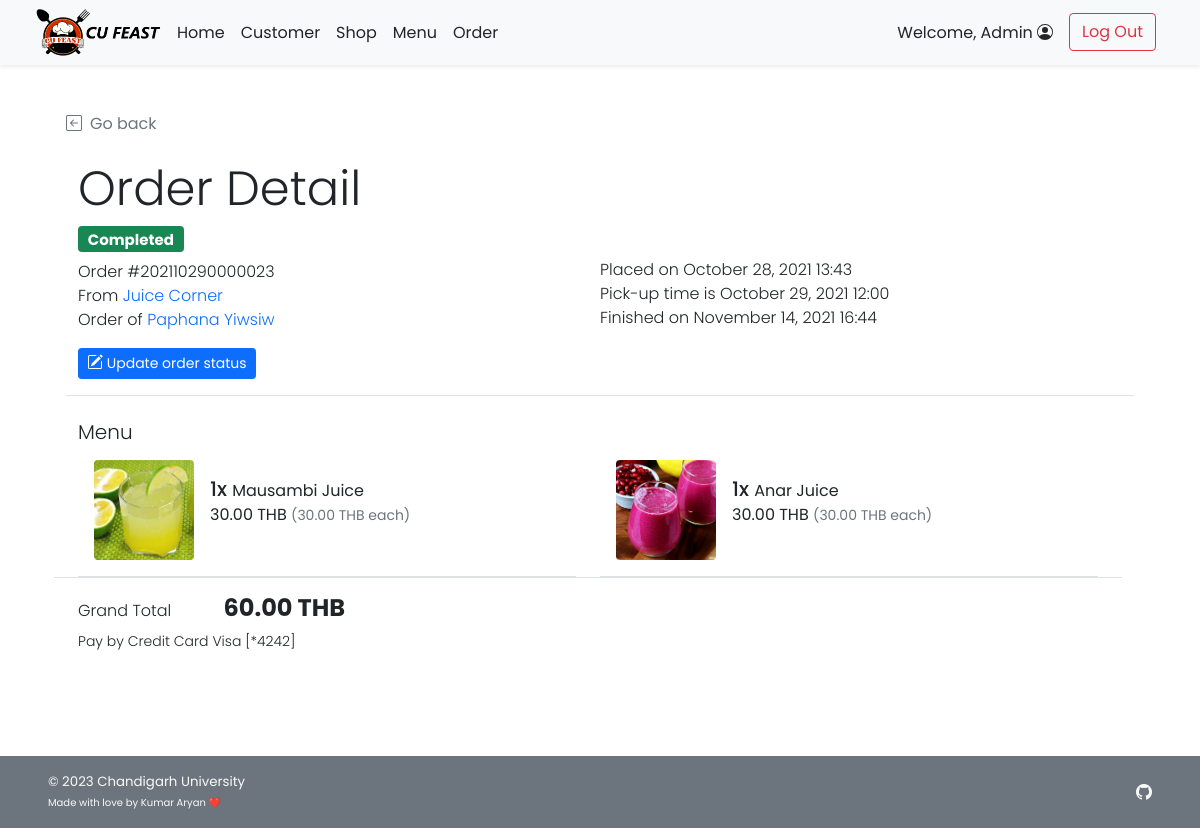
/admin/admin_order_detail.php?orh_id=23 (signed in), run on the app's committed database.
### tables this page shows
CREATE TABLE `order_header` (
  `orh_id` int(11) NOT NULL,
  `orh_refcode` varchar(15) DEFAULT NULL,
  `c_id` int(11) NOT NULL,
  `s_id` int(11) NOT NULL,
  `p_id` int(11) NOT NULL,
  `orh_ordertime` timestamp NOT NULL DEFAULT current_timestamp(),
  `orh_pickuptime` datetime NOT NULL,
  `orh_orderstatus` varchar(10) NOT NULL,
  `orh_finishedtime` datetime DEFAULT NULL
);

CREATE TABLE `shop` (
  `s_id` int(11) NOT NULL,
  `s_username` varchar(45) NOT NULL,
  `s_pwd` varchar(45) NOT NULL,
  `s_name` varchar(100) NOT NULL,
  `s_location` varchar(100) NOT NULL,
  `s_openhour` time NOT NULL,
  `s_closehour` time NOT NULL,
  `s_status` tinyint(4) NOT NULL DEFAULT 1 COMMENT 'Shop ready for taking an order or not (True for open, False for close)',
  `s_preorderStatus` tinyint(4) NOT NULL DEFAULT 1 COMMENT 'Shop is ready for tomorrow pre-order or not',
  `s_email` varchar(100) NOT NULL,
  `s_phoneno` varchar(45) NOT NULL,
  `s_pic` text DEFAULT NULL
);

CREATE TABLE `customer` (
  `c_id` int(11) NOT NULL,
  `c_username` varchar(45) NOT NULL,
  `c_pwd` varchar(45) NOT NULL,
  `c_firstname` varchar(45) NOT NULL,
  `c_lastname` varchar(45) NOT NULL,
  `c_email` varchar(100) NOT NULL,
  `c_gender` varchar(1) NOT NULL COMMENT 'M for Male, F for Female',
  `c_type` varchar(3) NOT NULL COMMENT 'Type of customer in this canteen (STD for student, INS for instructor, STF for staff, GUE for guest, ADM for admin, OTH for other)'
);

CREATE TABLE `order_detail` (
  `ord_id` int(11) NOT NULL,
  `orh_id` int(11) NOT NULL,
  `f_id` int(11) NOT NULL,
  `ord_amount` int(11) NOT NULL,
  `ord_buyprice` decimal(6,2) NOT NULL COMMENT 'To keep the snapshot of selected menu cost at the time of the purchase.',
  `ord_note` text DEFAULT NULL
);

CREATE TABLE `food` (
  `f_id` int(11) NOT NULL,
  `s_id` int(11) NOT NULL,
  `f_name` varchar(100) NOT NULL,
  `f_price` decimal(6,2) NOT NULL,
  `f_todayavail` tinyint(4) NOT NULL DEFAULT 1 COMMENT 'Food is available to order or not',
  `f_preorderavail` tinyint(4) NOT NULL DEFAULT 1,
  `f_pic` text DEFAULT NULL
);

CREATE TABLE `payment` (
  `p_id` int(11) NOT NULL,
  `c_id` int(11) NOT NULL,
  `p_type` varchar(45) NOT NULL,
  `p_amount` decimal(7,2) NOT NULL,
  `p_detail` text DEFAULT NULL
);

### admin/admin_order_detail.php (the view, shortened to what this page needs)
<!DOCTYPE html>
<html lang="en">
<head>
    <?php
        include("../conn_db.php");
        include('../head.php');
    ?>
    <link href="../css/main.css" rel="stylesheet">
    <link href="../css/menu.css" rel="stylesheet">
</head>
<body class="d-flex flex-column h-100">
    <?php include('nav_header_admin.php')?>
    <div class="container px-5 py-4" id="cart-body">
        <div class="row my-4 border-bottom">
            <a class="nav nav-item text-decoration-none text-muted mb-2" href="#" onclick="history.back();">
                <i class="bi bi-arrow-left-square me-2"></i>Go back
            </a>
            <h2 class="pt-3 display-5">Order Detail</h2>
            <?php
                $orh_id = $_GET["orh_id"];
                $orh_query = "SELECT * FROM order_header WHERE orh_id = {$orh_id}";
                $orh_arr = $mysqli -> query($orh_query) -> fetch_array();
            ?>
            <div class="row row-cols-1 row-cols-md-2">
                <div class="col mb-2 mb-md-0">
                    <ul class="list-unstyled fw-light">
                        <li class="list-item mb-2">
                            <?php if($orh_arr["orh_orderstatus"]=="ACPT"){ ?>
                            <h5><span class="fw-bold badge bg-info text-dark">Accepted</span></h5>
                            <?php }else if($orh_arr["orh_orderstatus"]=="PREP"){ ?>
                            <h5><span class="fw-bold badge bg-warning text-dark">Preparing</span></h5>
                            <?php }else if($orh_arr["orh_orderstatus"]=="RDPK"){ ?>
                            <h5><span class="fw-bold badge bg-primary text-white">Ready to pick up</span></h5>
                            <?php }else if($orh_arr["orh_orderstatus"]=="FNSH"){?>
                            <h5><span class="fw-bold badge bg-success text-white">Completed</span></h5>
                            <?php } ?>
                        </li>
                        <li class="list-item">Order #<?php echo $orh_arr["orh_refcode"];?></li>
                        <li class="list-item">From
                            <a class="text-decoration-none link-primary"
                                href="admin_shop_detail.php?c_id=<?php echo $orh_arr['s_id']?>">
                                <?php
                                $shop_query = "SELECT s_name FROM shop WHERE s_id = {$orh_arr['s_id']};";
                                $shop_arr = $mysqli -> query($shop_query) -> fetch_array();
                                echo $shop_arr["s_name"];
                            ?>
                            </a>
                        </li>
                        <li class="list-item">Order of
                            <a class="text-decoration-none link-primary"
                                href="admin_customer_detail.php?c_id=<?php echo $orh_arr['c_id']?>">
                                <?php
                                $cust_query = "SELECT c_firstname,c_lastname FROM customer WHERE c_id = {$orh_arr['c_id']};";
                                $cust_arr = $mysqli -> query($cust_query) -> fetch_array();
                                echo $cust_arr["c_firstname"]." ".$cust_arr["c_lastname"];
                            ?>
                            </a>
                        </li>
                    </ul>
                </div>
                <div class="col">
                    <ul class="list-unstyled fw-light">
                        <?php
                            $od_placedate = (new Datetime($orh_arr["orh_ordertime"])) -> format("F j, Y H:i");
                            $od_pickupdate = (new Datetime($orh_arr["orh_pickuptime"])) -> format("F j, Y H:i");
                        ?>
                        <li class="mb-2">&nbsp;</li>
                        <li>Placed on <?php echo $od_placedate;?></li>
                        <li>Pick-up time is <?php echo $od_pickupdate;?></li>
                        <?php if($orh_arr["orh_orderstatus"]!="FNSH"){ ?>
                        <li>The order is not finish yet.</li>
                        <?php }else{
                            $od_finishtime = (new Datetime($orh_arr["orh_finishedtime"])) -> format("F j, Y H:i");
                        ?>
                        <li>Finished on <?php echo $od_finishtime;?></li>
                        <?php } ?>
                    </ul>
                </div>
            </div>
            <div class="row mb-3">
                <div class="col">
                <a class="btn btn-sm btn-primary mt-2 mt-md-0" href="admin_order_update.php?orh_id=<?php echo $_GET["orh_id"]?>">
                Update order status
                </a>
                </div>
            </div>
        </div>
        <div class="row mb-5">
            <div class="col">
                <div class="row row-cols-1">
                    <div class="col">
                        <h5 class="fw-light">Menu</h5>
                    </div>
                    <div class="col row row-cols-1 row-cols-md-2 border-bottom">
                        <?php
                            $ord_query = "SELECT f.f_id,f.f_name,f.f_pic,ord.ord_amount,ord.ord_buyprice,ord_note FROM order_detail ord INNER JOIN food f ON ord.f_id = f.f_id WHERE ord.orh_id = {$orh_id}";
                            $ord_result = $mysqli -> query($ord_query);
                            while($ord_row = $ord_result -> fetch_array()){
                        ?>
                        <div class="col">
                            <ul class="list-group">
                                <a class="text-decoration-none"
                                    href="admin_food_detail.php?f_id=<?php echo $ord_row["f_id"]?>">
                                    <li
                                        class="list-group-item d-flex border-0 pb-3 border-bottom w-100 justify-content-between align-items-center">
                                        <div class="image-parent">
                                            <img <?php
                                            if(is_null($ord_row["f_pic"])){echo "src='../img/default.png'";}
                                            else{echo "src=\"../img/{$ord_row['f_pic']}\"";}
                                        ?> class="img-fluid rounded"
                                                style="width: 100px; height:100px; object-fit:cover;"
                                                alt="<?php echo $ord_row["f_name"]?>">
                                        </div>
                                        <div class="ms-3 me-auto">
                                            <div class="fw-normal"><span class="h5"><?php echo $ord_row["ord_amount"]?>x
                                                </span><?php echo $ord_row["f_name"]?>
                                                <p><?php printf("%.2f THB <small class='text-muted'>(%.2f THB each)</small>",$ord_row["ord_buyprice"]*$ord_row["ord_amount"],$ord_row["ord_buyprice"]);?><br />
                                                </p>
                                            </div>
                                        </div>
                                    </li>
                                </a>
                            </ul>
                        </div>
                        <?php } ?>
                    </div>
                    <div class="col my-3">
                        <ul class="list-inline justify-content-between">
                            <li class="list-inline-item fw-light me-5">Grand Total</li>
                            <li class="list-inline-item fw-bold h4">
                                <?php
                                    $gt_query = "SELECT SUM(ord_amount*ord_buyprice) AS gt FROM order_detail WHERE orh_id = {$orh_id}";
                                    $gt_arr = $mysqli -> query($gt_query) -> fetch_array();
                                    printf("%.2f THB",$gt_arr["gt"]);
                                ?>
                            </li>
                            <li class="list-item fw-light small">Pay by
                                <?php
                                    $py_query = "SELECT p_type,p_detail FROM payment WHERE p_id = {$orh_arr['p_id']} LIMIT 0,1;";
                                    $py_arr = $mysqli -> query($py_query) -> fetch_array();
                                    switch($py_arr["p_type"]){
                                        case "CRDC": echo "Credit Card"; break;
                                    }
                                    echo " ".$py_arr["p_detail"];
                                ?>
                            </li>
                        </ul>
                    </div>
                </div>
            </div>
        </div>
    </div>
    <footer
    class="footer d-flex flex-wrap justify-content-between align-items-center px-5 py-3 mt-auto bg-secondary text-light">
        <span class="smaller-font">&copy; 2023 Chandigarh University<br /><span class="xsmall-font">Made with love by Kumar Aryan ❤️</span></span>
        <ul class="nav justify-content-end list-unstyled d-flex">
            <li class="ms-3"><a class="text-light" target="_blank" href="https://github.com/kumararyan0530"><i
                        class="bi bi-github"></i></a></li>
        </ul>
    </footer>
</body>
</html>

### head.php (shortened to what this page needs)
<link href="https://cdn.jsdelivr.net/npm/bootstrap@5.1.2/dist/css/bootstrap.min.css" rel="stylesheet"
>
<link rel="stylesheet" href="https://cdn.jsdelivr.net/npm/bootstrap-icons@1.5.0/font/bootstrap-icons.css">

### admin/nav_header_admin.php (shortened to what this page needs)
<header class="navbar navbar-expand-md navbar-light fixed-top bg-light shadow-sm mb-auto">
    <div class="container-fluid mx-4">
        <a href="admin_home.php">
            <img src="../img/LOGO_BLACK.png" width="125" class="me-2" alt="EATERIO Logo">
        </a>
        <div class="navbar-collapse collapse" id="navbarCollapse">
            <ul class="navbar-nav me-auto mb-2 mb-md-0">
                <li class="nav-item">
                    <a class="nav-link px-2 text-dark" href="admin_home.php">Home</a>
                </li>
                <li class="nav-item">
                    <a href="admin_customer_list.php" class="nav-link px-2 text-dark">Customer</a>
                </li>
                <li class="nav-item">
                    <a href="admin_shop_list.php" class="nav-link px-2 text-dark">Shop</a>
                </li>
                <li class="nav-item">
                    <a href="admin_food_list.php" class="nav-link px-2 text-dark">Menu</a>
                </li>
                <li class="nav-item">
                    <a href="admin_order_list.php" class="nav-link px-2 text-dark">Order</a>
                </li>
            </ul>
            <div class="d-flex">
                <?php if(!isset($_SESSION['aid'])){ ?>
                <a class="btn btn-outline-secondary me-2" href="cust_regist.php">Sign Up</a>
                <a class="btn btn-success" href="cust_login.php">Log In</a>
                <?php }else{ ?>
                <ul class="navbar-nav me-auto mb-2 mb-md-0">
                    <li class="nav-item">
                        <a href="admin_customer_detail.php?c_id=<?php echo $_SESSION["aid"]?>" class="nav-link px-2 text-dark">
                            Welcome, <?=$_SESSION['firstname']?>
                        </a>
                    </li>
                    <li class="nav-item">
                        <a class="mx-2 mt-1 mt-md-0 btn btn-outline-danger" href="../logout.php">Log Out</a>
                    </li>
                </ul>
                <?php } ?>
            </div>
        </div>
    </div>
</header>

### css/main.css (style rules this page uses)
html { height: 100%; }
body { height: 100%; padding-top: 4rem; margin-bottom: -50px; font-family: 'Poppins', 'Noto Sans Thai', sans-serif; }
a { cursor: pointer; }
.bi { vertical-align: -.125em; fill: currentColor; }
.text-white { color: white; }
.smaller-font { font-size: smaller; }
.xsmall-font { font-size: x-small; }

### css/menu.css (style rules this page uses)
html, body { height: 100%; }
.image-parent { max-width: 100px; }

### data on the page
order_header: orh_refcode "202110290000023", orh_ordertime "October 28, 2021 13:43", orh_pickuptime "October 29, 2021 12:00", orh_finishedtime "November 14, 2021 16:44"
shop: s_name "Juice Corner"
customer: c_firstname "Paphana", c_lastname "Yiwsiw"
order_detail: f.f_pic (picture), ord_amount "1", f.f_name "Mausambi Juice", $ord_row['ord_buyprice']*$ord_row['ord_amount'] "30.00", ord_buyprice "30.00"
order_detail: f.f_pic (picture), ord_amount "1", f.f_name "Anar Juice", $ord_row['ord_buyprice']*$ord_row['ord_amount'] "30.00", ord_buyprice "30.00"
payment: p_detail "Visa [*4242]"

### other printed values
$_SESSION['firstname'] "Admin"
$gt_arr["gt"] "60.00"
